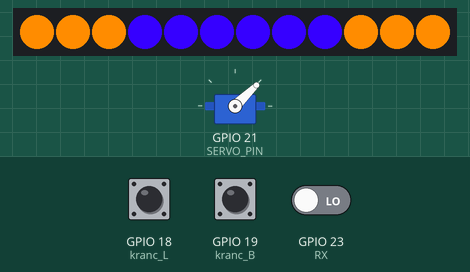
The sketch below on a simulated ESP32. Parts: servo, 12 RGB LEDs in strip order, left to right. The test bench sets the inputs (shaded band); at power-on: GPIO 19 (kranc_B) HIGH, GPIO 23 (RX) LOW, GPIO 18 (kranc_L) HIGH.

Above: at 1.2 s.
1.3 s: GPIO 19 (kranc_B) pulled LOW for 0.2 s
At 1.44 s:
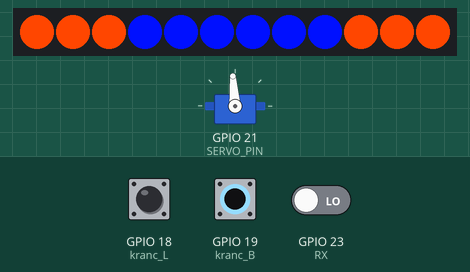
4.5 s: GPIO 23 (RX) driven HIGH
At 4.6 s:
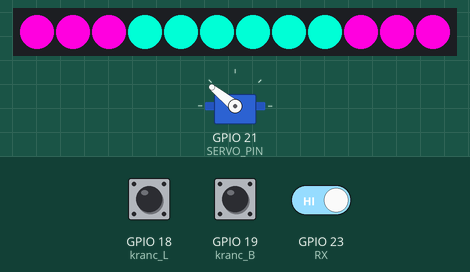
6.7 s: GPIO 23 (RX) driven LOW
At 6.88 s:
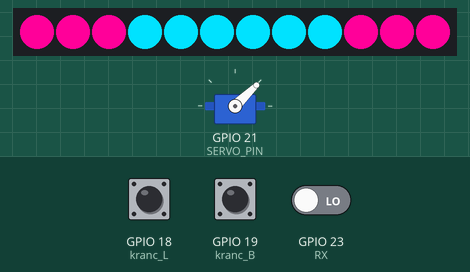
9.7 s: GPIO 19 (kranc_B) pulled LOW for 1 s
At 9.86 s:
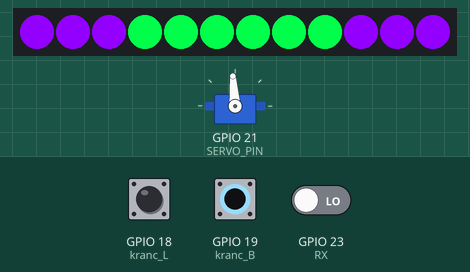
12.2 s: GPIO 19 (kranc_B) pulled LOW for 3.2 s
At 12.49 s:
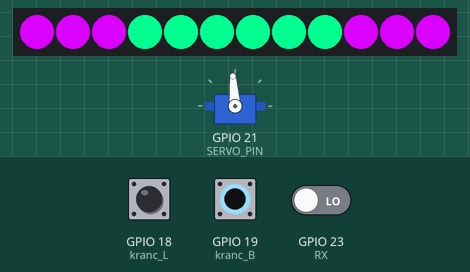
Timing chart, 0 to 16.9 s (numbered marks = the images above; inputs shaded):
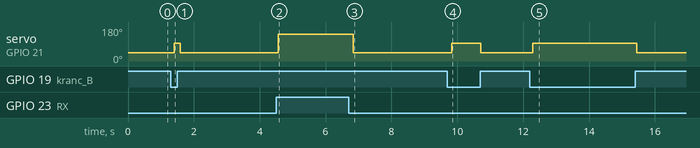

Measured:
- after the input at 1.3 s, servo on GPIO 21 (SERVO_PIN): 44° → 94° after 0.10 s, → 44° 0.18 s later
- after the input at 4.5 s, servo on GPIO 21 (SERVO_PIN): 44° → 141° after 0.06 s
- after the input at 6.7 s, servo on GPIO 21 (SERVO_PIN): 141° → 44° after 0.15 s
- after the input at 9.7 s, servo on GPIO 21 (SERVO_PIN): 44° → 94° after 0.13 s, → 44° 0.88 s later
- after the input at 12.2 s, servo on GPIO 21 (SERVO_PIN): 44° → 94° after 0.09 s, → 44° 3.2 s later

The sketch:

gripper.ino
```cpp
#include <ESP32Servo.h>
//#include "ACS712.h"
#include "NeoPixelController.h"
#include "params.h"

Servo s;

//ACS712  ACS(A7, 5.0, 1023, 100);

void setup() {
  Serial.begin(9600);
  pinMode(kranc_L, INPUT_PULLUP);
  pinMode(kranc_R, INPUT_PULLUP);
  pinMode(kranc_B, INPUT_PULLUP);

  //pinMode(3, OUTPUT);
  pinMode(RX, INPUT);
  pinMode(TX, OUTPUT);

  s.attach(SERVO_PIN);

  //ACS.autoMidPoint();

  strip.begin();
  strip.show();
  strip.setBrightness(255);
}

void loop() {
// Amperomierz
/*
  int mA = ACS.mA_DC();
  Serial.println(mA);
  Serial.println("--------");
*/
  // Komenda zamkniecia lapaczki
  if (digitalRead(RX) == 1){
    // Krec tak dlugo az dojedzie do krancowek
    if (digitalRead(kranc_L) == 1 /*digitalRead(kranc_R) == 1*/) {
      s.writeMicroseconds(FORWARD);
    }
    // Przy krancowkach zatrzymaj i wyslij info zwrotne do Jetsona
    else {
      s.writeMicroseconds(STOP);
      digitalWrite(TX, 1);
    }
  // Komenda otwarcia lapaczki
  } else { //RX ==0
      // Krec tak dlugo az dojedzie do krancowek
      if (digitalRead(kranc_B) == 1) {
        s.writeMicroseconds(BACKWARD);
      }
      // Przy krancowkach zatrzymaj i wyslij info zwrotne do Jetsona
      else {
        s.writeMicroseconds(STOP);
        digitalWrite(TX, 0);
      }
  }

  // Animacja LED
  ringGrad();

  // Debug krancowek
  // Serial.println(digitalRead(kranc_L));
  // Serial.println(digitalRead(kranc_R));
  // Serial.println(digitalRead(kranc_B));
  // Debug ledow
  // Serial.println("-----------");
  // Serial.println(hsvr);
  // Serial.println(hsvb);
  // Serial.println(state);

  delay(50);
}
```

NeoPixelController.h
```cpp
#include <Adafruit_NeoPixel.h>
#include "params.h"

Adafruit_NeoPixel strip(12, LED_PIN, NEO_GRB + NEO_KHZ800);
// LEDY 0,1,2,9,10,11 -> TYL
// LEDY 3,4,5,6,7,8 -> PRZOD

uint16_t hsvb = BLUE_LIGHT;
auto colorb = Adafruit_NeoPixel::ColorHSV(hsvb, 255, 255);

uint16_t hsvr = RED_LIGHT;
auto colorr = Adafruit_NeoPixel::ColorHSV(hsvr, 255, 255);

bool state = 0;  //0 forward, 1 backward

// Ustaw kolor
void colorWipe(uint32_t color, int wait, int start, int end) {
  for(int i = start; i <= end; i++) { // For each pixel in strip...
    strip.setPixelColor(i, color);         //  Set pixel's color (in RAM)
    strip.show();                          //  Update strip to match
    delay(wait);                           //  Pause for a moment
  }
}

// Czerwony gradient w gore
void redGradForward(){
  hsvr = hsvr + HSV_BUMP;
  colorr = Adafruit_NeoPixel::ColorHSV(hsvr, 255, 255);
  colorWipe(colorr, CHANGE_TIME, 0, 2); // Red
  colorWipe(colorr, CHANGE_TIME, 9, 11);

  if(hsvr >= 65000){
    hsvr = 0;
  }
}

// Czerwony gradient w dol
void redGradBackward(){
  hsvr = hsvr - HSV_BUMP;
  colorr = Adafruit_NeoPixel::ColorHSV(hsvr, 255, 255);
  colorWipe(colorr, CHANGE_TIME, 0, 2); // Red
  colorWipe(colorr, CHANGE_TIME, 9, 11);

  if(hsvr == 0){
    hsvr = 65000;
  }
}

// Niebieski gradient w gore
void blueGradForward(){
  hsvb = hsvb + HSV_BUMP;
  colorb = Adafruit_NeoPixel::ColorHSV(hsvb, 255, 255);
  colorWipe(colorb, CHANGE_TIME, 3, 8); // Blue
}

// Niebieski gradient w dol
void blueGradBackward(){
  hsvb = hsvb - HSV_BUMP;
  colorb = Adafruit_NeoPixel::ColorHSV(hsvb, 255, 255);
  colorWipe(colorb, CHANGE_TIME, 3, 8); // Blue
}

// Gradient po ringach
void ringGrad(){
  switch(state){
    case 0:
      redGradForward();
      blueGradForward();
      if(hsvr >= RED_DARK && hsvr < RED_LIGHT && hsvb >= BLUE_DARK)
        state = !state;
    break;

    case 1:
      redGradBackward();
      blueGradBackward();
      if(hsvr <= RED_LIGHT && hsvb <= BLUE_LIGHT)
        state = !state;
    break;
  }

  strip.show();
}
```

params.h
```cpp
#define BACKWARD 1000
#define FORWARD 2000
#define STOP 1510

#define RX 23
#define TX 16

#define kranc_L 18 // Lewo
#define kranc_R 20 // Prawo
#define kranc_B 19 // Tyl

#define SERVO_PIN 21

#define LED_PIN 22

#define HSV_BUMP 3000
#define CHANGE_TIME 10
#define BLUE_LIGHT 25000
#define BLUE_DARK 45000
#define RED_LIGHT 50000
#define RED_DARK 5000
```
